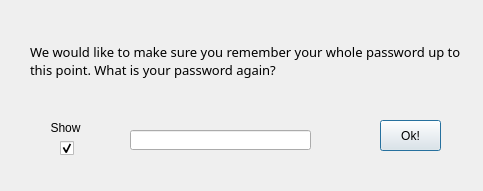
<?xml version="1.0" encoding="UTF-8"?>
<ui version="4.0">
 <class>Dialog</class>
 <widget class="QDialog" name="Dialog">
  <property name="geometry">
   <rect>
    <x>0</x>
    <y>0</y>
    <width>483</width>
    <height>191</height>
   </rect>
  </property>
  <property name="windowTitle">
   <string>Routine Check!</string>
  </property>
  <widget class="QLabel" name="label">
   <property name="geometry">
    <rect>
     <x>30</x>
     <y>30</y>
     <width>431</width>
     <height>61</height>
    </rect>
   </property>
   <property name="font">
    <font>
     <family>Century Gothic</family>
     <pointsize>10</pointsize>
    </font>
   </property>
   <property name="text">
    <string>We would like to make sure you remember your whole password up to this point. What is your password again?</string>
   </property>
   <property name="wordWrap">
    <bool>true</bool>
   </property>
  </widget>
  <widget class="QPushButton" name="ok_btn">
   <property name="geometry">
    <rect>
     <x>380</x>
     <y>120</y>
     <width>61</width>
     <height>31</height>
    </rect>
   </property>
   <property name="text">
    <string>Ok!</string>
   </property>
  </widget>
  <widget class="QWidget" name="widget" native="true">
   <property name="geometry">
    <rect>
     <x>30</x>
     <y>100</y>
     <width>301</width>
     <height>61</height>
    </rect>
   </property>
   <widget class="QLineEdit" name="passwordCheck_le">
    <property name="geometry">
     <rect>
      <x>100</x>
      <y>30</y>
      <width>181</width>
      <height>20</height>
     </rect>
    </property>
   </widget>
   <widget class="QCheckBox" name="checkBox">
    <property name="geometry">
     <rect>
      <x>30</x>
      <y>40</y>
      <width>21</width>
      <height>17</height>
     </rect>
    </property>
    <property name="text">
     <string/>
    </property>
    <property name="checked">
     <bool>true</bool>
    </property>
   </widget>
   <widget class="QLabel" name="label_2">
    <property name="geometry">
     <rect>
      <x>20</x>
      <y>20</y>
      <width>31</width>
      <height>16</height>
     </rect>
    </property>
    <property name="text">
     <string>Show</string>
    </property>
    <property name="alignment">
     <set>Qt::AlignCenter</set>
    </property>
   </widget>
  </widget>
  <zorder>widget</zorder>
  <zorder>label</zorder>
  <zorder>ok_btn</zorder>
 </widget>
 <resources/>
 <connections/>
</ui>
